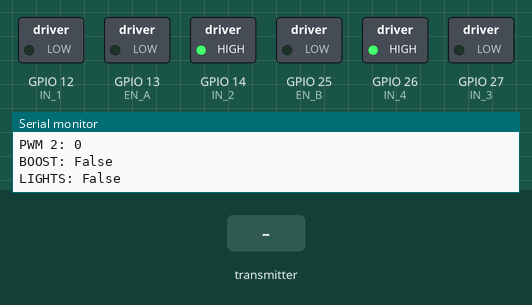
Recording of a sketch running on a simulated ESP32. Parts: switched loads named in the sketch (green lamp = pin HIGH), the last lines printed to the serial monitor. Inputs (shaded band) come from the test bench.

Above: at 1.2 s.
1.3 s: the transmitter starts sending pwm_x = 1024
At 2.5 s:
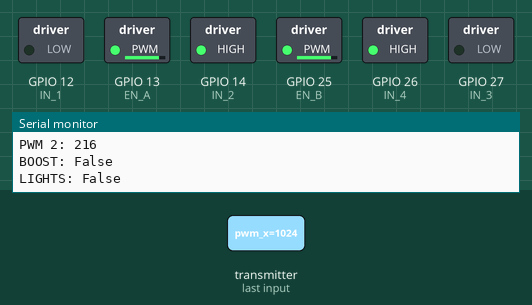
2.9 s: the transmitter starts sending pwm_y = 2048
At 3.9 s:
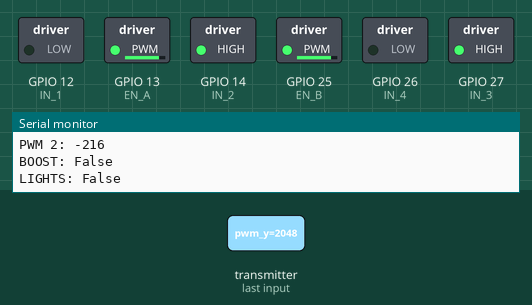
4.5 s: the transmitter starts sending pwm_x = 2048
At 5.3 s:
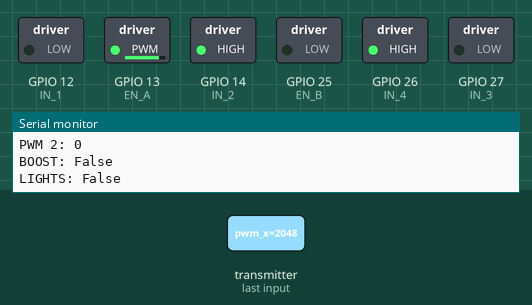
6.1 s: the transmitter starts sending boost = 1
At 6.8 s:
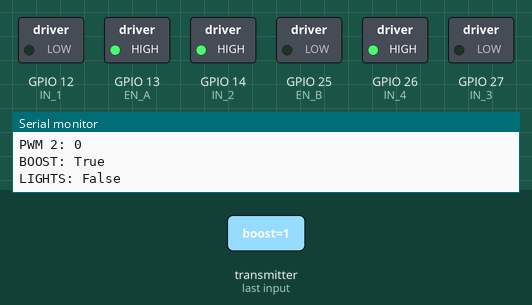
9.5 s: the transmitter starts sending pwm_y = 0
At 11.0 s:
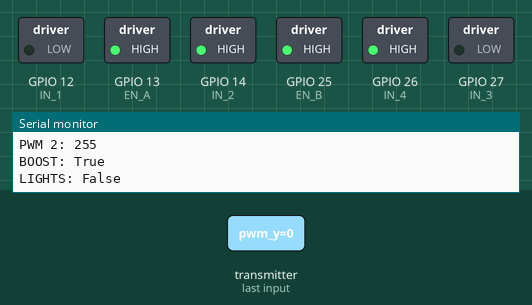
Timing chart, 0 to 12.1 s (numbered marks = the images above; inputs shaded):
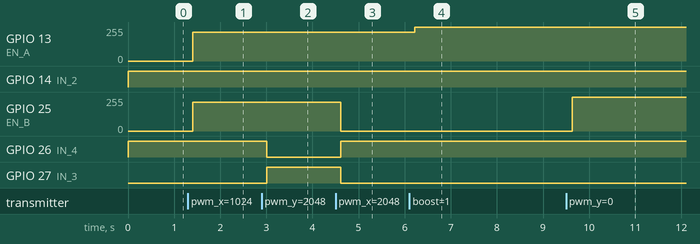

The sketch:

RC_CAR_ESP32.ino
```cpp
// #define BluetoothSerial
#define ESP_NOW
#define SUMO

#ifdef ESP_NOW
#include <esp_now.h>
#include <WiFi.h>
#endif

#ifdef BluetoothSerial
#include <BluetoothSerial.h>
#endif

//---------------------------------------- Pins Setup ------------------------------------------

enum ESP32_pins{
  //motor 1 (Moving)
  EN_A = 13,
  IN_1 = 12,
  IN_2 = 14,
  //motor 2 (Steering)
  EN_B = 25,
  IN_3 = 27,
  IN_4 = 26,
  //lights
  RED_LIGHT = 33,
  FRONT_LIGHT = 32
};

//setup pwm pins
const int pwm_freq = 25000;
const int pwm_channel_1 = 0;
const int pwm_channel_2 = 1;
const int pwm_resolution = 8;

//---------------------------------------- Pins Setup ------------------------------------------
//----------------------------------------------------------------------------------------------
//------------------------------------- Global Variables ---------------------------------------

const int pwm_1_max = 216, pwm_2_max = 128;
int command_x = 0, command_y = 0;
bool print_status = false;

//------------------------------------- Global Variables ---------------------------------------
//----------------------------------------------------------------------------------------------
//--------------------------------------- Car Control ------------------------------------------

void pwmLimiter(int* pwm_1, int* pwm_2, bool boost){
  if(*pwm_1 > pwm_1_max and boost == false) *pwm_1 = pwm_1_max;
  else if(*pwm_1 < -pwm_1_max and boost == false) *pwm_1 = -pwm_1_max;
  if(*pwm_2 > pwm_2_max) *pwm_2 = pwm_2_max;
  else if(*pwm_2 < -pwm_2_max) *pwm_2 = -pwm_2_max;
}

void moveMotor(int pwm_1, int pwm_2, bool boost = false, bool lights = false){
  #ifdef SUMO
  int temp_1 = pwm_1, temp_2 = pwm_2, pwm_limit;
  boost ? pwm_limit = 255 : pwm_limit = 216;
  pwm_1 = temp_1 + temp_2;
  pwm_2 = temp_1 - temp_2;
  if(pwm_1 > pwm_limit) pwm_1 = pwm_limit;
  else if(pwm_1 < -pwm_limit) pwm_1 = -pwm_limit;
  if(pwm_2 > pwm_limit) pwm_2 = pwm_limit;
  else if(pwm_2 < -pwm_limit) pwm_2 = -pwm_limit;
  #else
  pwmLimiter(&pwm_1, &pwm_2, boost);
  #endif

  Serial.print("PWM 1: ");
  Serial.println(pwm_1);
  Serial.print("PWM 2: ");
  Serial.println(pwm_2);
  Serial.print("BOOST: ");
  Serial.println(boost ? "True" : "False");
  Serial.print("LIGHTS: ");
  Serial.println(lights ? "True" : "False");

  if(pwm_1 < 0){
    pwm_1 *= -1;
    digitalWrite(IN_1, HIGH);
    digitalWrite(IN_2, LOW);
  }
  else{
    digitalWrite(IN_1, LOW);
    digitalWrite(IN_2, HIGH);
  }
  if(pwm_2 < 0){
    pwm_2 *= -1;
    digitalWrite(IN_3, HIGH);
    digitalWrite(IN_4, LOW);
  }
  else{
    digitalWrite(IN_3, LOW);
    digitalWrite(IN_4, HIGH);
  }

  ledcWrite(pwm_channel_1, pwm_1);
  ledcWrite(pwm_channel_2, pwm_2);
}

//--------------------------------------- Car Control ------------------------------------------
//----------------------------------------------------------------------------------------------
//----------------------------------------- ESP NOW --------------------------------------------

#ifdef ESP_NOW

typedef struct MessageStruct {
  int pwm_x;
  int pwm_y;
  bool boost;
  bool lights;
};

MessageStruct controlData;

void OnDataRecv(const uint8_t* mac, const uint8_t* incomingData, int len) {
  memcpy(&controlData, incomingData, sizeof(controlData));
  if(print_status){
    Serial.println("Incoming Data..");
    Serial.print("Bytes received: ");
    Serial.print(len);
    Serial.println();
    print_status = false;
  }
}

void ESP_NOW_mainProcess(){
  moveMotor(controlData.pwm_x, controlData.pwm_y, controlData.boost, controlData.lights);
}

#endif

//----------------------------------------- ESP NOW --------------------------------------------
//----------------------------------------------------------------------------------------------
//------------------------------------- Bluetooth Serial ---------------------------------------

#ifdef BluetoothSerial

BluetoothSerial SerialBT;

void receiveCommand(){
  String command = "None";
  if(SerialBT.available()){
    command = SerialBT.readString();
    processCommand(&command);
  }
  Serial.print(command);
  Serial.print("|");
  Serial.print(command_x);
  Serial.print("|");
  Serial.print(command_y);
  Serial.println();
}

void processCommand(String* command){
  if(*command == "x-") command_x = -1;
  else if(*command == "x+") command_x = 1;
  else if(*command == "x") command_x = 0;

  else if(*command == "y-") command_y = -1;
  else if(*command == "y+") command_y = 1;
  else if(*command == "y") command_y = 0;

  else{
    command_x = 0;
    command_y = 0;
  }
}

void bluetoothSerial_mainProcess() {
  receiveCommand();
  moveMotor(command_x * pwm_1_max, command_y * pwm_2_max);
}

#endif

//------------------------------------- Bluetooth Serial ---------------------------------------
//----------------------------------------------------------------------------------------------
//--------------------------------------- Main Process -----------------------------------------

void setup() {
  //Serial init
  Serial.begin(115200);

  //BluetoothSerial init
  #ifdef BluetoothSerial
  SerialBT.begin("ESP32_Mus");
  #endif

  //ESP NOW init
  #ifdef ESP_NOW
  WiFi.mode(WIFI_STA);
  if (esp_now_init() != ESP_OK) {
    Serial.println("Error initializing ESP-NOW");
    return;
  }
  esp_now_register_recv_cb(OnDataRecv);
  #endif

  //Pin init
  pinMode(EN_A, OUTPUT);
  pinMode(EN_B, OUTPUT);
  pinMode(IN_1, OUTPUT);
  pinMode(IN_2, OUTPUT);
  pinMode(IN_3, OUTPUT);
  pinMode(IN_4, OUTPUT);

  //PWM init
  ledcSetup(pwm_channel_1, pwm_freq, pwm_resolution);
  ledcAttachPin(EN_A, pwm_channel_1);
  ledcSetup(pwm_channel_2, pwm_freq, pwm_resolution);
  ledcAttachPin(EN_B, pwm_channel_2);

  Serial.println("ESP32 Initialized..");
}

void loop(){
  print_status = true;
  #ifdef BluetoothSerial
  bluetoothSerial_mainProcess();
  #endif
  #ifdef ESP_NOW
  ESP_NOW_mainProcess();
  #endif
  delay(100);
}

//--------------------------------------- Main Process -----------------------------------------
//----------------------------------------------------------------------------------------------
```

Measured:
- after the input at 1.3 s, GPIO 13 (EN_A), GPIO 25 (EN_B): 0/255 → 215/255 after 0.11 s
- after the input at 2.9 s, GPIO 26 (IN_4): HIGH → LOW after 0.11 s; GPIO 27 (IN_3): LOW → HIGH after 0.11 s
- after the input at 4.5 s, GPIO 25 (EN_B): 215/255 → 0/255 after 0.12 s; GPIO 26 (IN_4): LOW → HIGH after 0.12 s; GPIO 27 (IN_3): HIGH → LOW after 0.12 s
- after the input at 6.1 s, GPIO 13 (EN_A): 215/255 → 255/255 after 0.12 s
- after the input at 9.5 s, GPIO 25 (EN_B): 0/255 → 255/255 after 0.14 s
